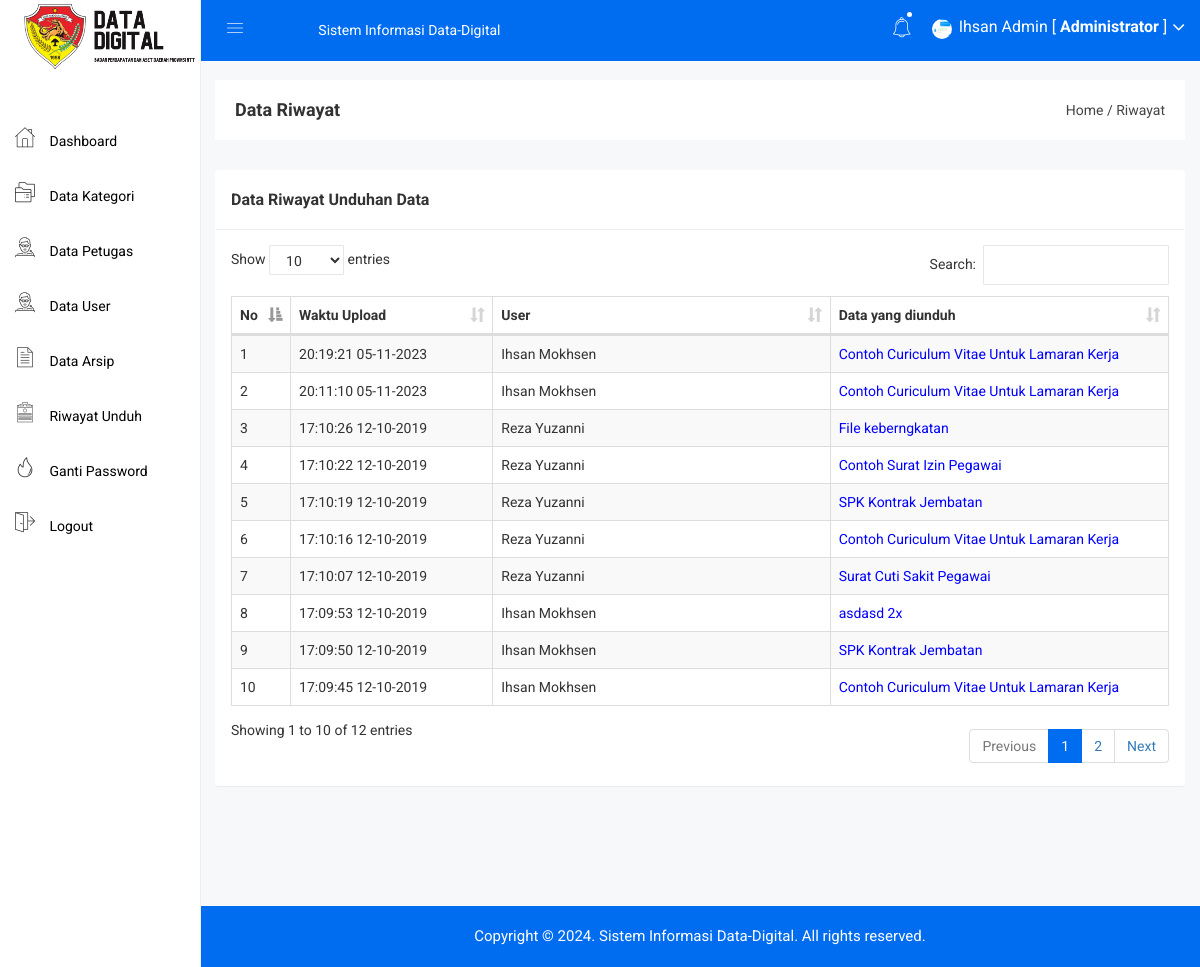
Screenshot of /admin/riwayat.php (signed in) with the database file from the repository.
### tables this page shows
CREATE TABLE IF NOT EXISTS `riwayat` (
  `riwayat_id` int(11) NOT NULL AUTO_INCREMENT,
  `riwayat_waktu` datetime NOT NULL,
  `riwayat_user` int(11) NOT NULL,
  `riwayat_arsip` int(11) NOT NULL,
  PRIMARY KEY (`riwayat_id`)
);

CREATE TABLE IF NOT EXISTS `user` (
  `user_id` int(11) NOT NULL AUTO_INCREMENT,
  `user_nama` varchar(100) NOT NULL,
  `user_username` varchar(100) NOT NULL,
  `user_password` varchar(100) NOT NULL,
  `user_foto` varchar(100) DEFAULT NULL,
  PRIMARY KEY (`user_id`)
);

CREATE TABLE IF NOT EXISTS `arsip` (
  `arsip_id` int(11) NOT NULL AUTO_INCREMENT,
  `arsip_waktu_upload` datetime NOT NULL,
  `arsip_petugas` int(11) NOT NULL,
  `arsip_kode` varchar(255) NOT NULL,
  `arsip_nama` varchar(255) NOT NULL,
  `arsip_jenis` varchar(255) NOT NULL,
  `arsip_kategori` int(11) NOT NULL,
  `arsip_keterangan` text NOT NULL,
  `arsip_file` varchar(255) NOT NULL,
  PRIMARY KEY (`arsip_id`)
);

### admin/riwayat.php (the view, shortened to what this page needs)
<?php include 'header.php'; ?>
<div class="breadcome-area">
    <div class="container-fluid">
        <div class="row">
            <div class="col-lg-12 col-md-12 col-sm-12 col-xs-12">
                <div class="breadcome-list">
                    <div class="row">
                        <div class="col-lg-6 col-md-6 col-sm-6 col-xs-12">
                            <div class="breadcome-heading">
                                <h4 style="margin-bottom: 0px">Data Riwayat</h4>
                            </div>
                        </div>
                        <div class="col-lg-6 col-md-6 col-sm-6 col-xs-12">
                            <ul class="breadcome-menu" style="padding-top: 0px">
                                <li><a href="#">Home</a> <span class="bread-slash">/</span></li>
                                <li><span class="bread-blod">Riwayat</span></li>
                            </ul>
                        </div>
                    </div>
                </div>
            </div>
        </div>
    </div>
</div>
<div class="container-fluid">
    <div class="panel panel">
        <div class="panel-heading">
            <h3 class="panel-title">Data Riwayat Unduhan Data</h3>
        </div>
        <div class="panel-body">
            <table id="table" class="table table-bordered table-striped table-hover table-datatable">
                <thead>
                    <tr>
                        <th width="1%">No</th>
                        <th width="18%">Waktu Upload</th>
                        <th width="30%">User</th>
                        <th width="30%">Data yang diunduh</th>
                    </tr>
                </thead>
                <tbody>
                    <?php
                    include '../koneksi.php';
                    $no = 1;
                    $arsip = mysqli_query($koneksi,"SELECT * FROM riwayat,arsip,user WHERE riwayat_arsip=arsip_id and riwayat_user=user_id ORDER BY riwayat_id DESC");
                    while($p = mysqli_fetch_array($arsip)){
                        ?>
                        <tr>
                            <td><?php echo $no++; ?></td>
                            <td><?php echo date('H:i:s  d-m-Y',strtotime($p['riwayat_waktu'])) ?></td>
                            <td><?php echo $p['user_nama'] ?></td>
                            <td><a style="color: blue" href="arsip_preview.php?id=<?php echo $p['arsip_id']; ?>"><?php echo $p['arsip_nama'] ?></a></td>
                        </tr>
                        <?php
                    }
                    ?>
                </tbody>
            </table>
        </div>
    </div>
</div>
<?php include 'footer.php'; ?>

### admin/header.php (shortened to what this page needs)
<!doctype html>
<html>
<head>
    <link rel="stylesheet" href="../assets/css/bootstrap.min.css">
    <link rel="stylesheet" href="../assets/css/font-awesome.min.css">
    <link rel="stylesheet" href="../assets/css/owl.carousel.css">
    <link rel="stylesheet" href="../assets/css/owl.theme.css">
    <link rel="stylesheet" href="../assets/css/owl.transitions.css">
    <link rel="stylesheet" href="../assets/css/animate.css">
    <link rel="stylesheet" href="../assets/css/normalize.css">
    <link rel="stylesheet" href="../assets/css/meanmenu.min.css">
    <link rel="stylesheet" href="../assets/css/main.css">
    <link rel="stylesheet" href="../assets/css/educate-custon-icon.css">
    <link rel="stylesheet" href="../assets/css/morrisjs/morris.css">
    <link rel="stylesheet" href="../assets/css/scrollbar/jquery.mCustomScrollbar.min.css">
    <link rel="stylesheet" href="../assets/css/metisMenu/metisMenu.min.css">
    <link rel="stylesheet" href="../assets/css/metisMenu/metisMenu-vertical.css">
    <link rel="stylesheet" href="../assets/css/calendar/fullcalendar.min.css">
    <link rel="stylesheet" href="../assets/css/calendar/fullcalendar.print.min.css">
    <link rel="stylesheet" href="../assets/style.css">
    <link rel="stylesheet" href="../assets/css/responsive.css">
    <link rel="stylesheet" href="../assets/css/style.css">
    <link rel="stylesheet" type="text/css" href="../assets/js/DataTables/datatables.css">
    <?php
    include '../koneksi.php';
    ?>
</head>
<body>
    <div class="left-sidebar-pro">
        <nav id="sidebar" class="">
            <div class="sidebar-header">
                <a href="index.html"><img class="main-logo" src="../assets/img/logo/logo4.png" alt="" /></a>
            </div>
            <div class="left-custom-menu-adp-wrap comment-scrollbar">
                <nav class="sidebar-nav left-sidebar-menu-pro" style="margin-top: 30px">
                    <ul class="metismenu" id="menu1">
                        <li class="active">
                            <a href="index.php">
                                <span class="educate-icon educate-home icon-wrap"></span>
                                <span class="mini-click-non">Dashboard</span>
                            </a>
                        </li>
                        <li>
                            <a href="kategori.php" aria-expanded="false"><span class="educate-icon educate-course icon-wrap sub-icon-mg" aria-hidden="true"></span> <span class="mini-click-non">Data Kategori</span></a>
                        </li>
                        <li>
                            <a href="petugas.php" aria-expanded="false"><span class="educate-icon educate-professor icon-wrap sub-icon-mg" aria-hidden="true"></span> <span class="mini-click-non">Data Petugas</span></a>
                        </li>
                        <li>
                            <a href="user.php" aria-expanded="false"><span class="educate-icon educate-professor icon-wrap sub-icon-mg" aria-hidden="true"></span> <span class="mini-click-non">Data User</span></a>
                        </li>
                        <li>
                            <a href="arsip.php" aria-expanded="false"><span class="educate-icon educate-data-table icon-wrap sub-icon-mg" aria-hidden="true"></span> <span class="mini-click-non">Data Arsip</span></a>
                        </li>
                        <li>
                            <a href="riwayat.php" aria-expanded="false"><span class="educate-icon educate-form icon-wrap sub-icon-mg" aria-hidden="true"></span> <span class="mini-click-non">Riwayat Unduh</span></a>
                        </li>
                        <li>
                            <a href="gantipassword.php" aria-expanded="false"><span class="educate-icon educate-danger icon-wrap sub-icon-mg" aria-hidden="true"></span> <span class="mini-click-non">Ganti Password</span></a>
                        </li>
                        <li>
                            <a href="logout.php" aria-expanded="false"><span class="educate-icon educate-pages icon-wrap sub-icon-mg" aria-hidden="true"></span> <span class="mini-click-non">Logout</span></a>
                        </li>
                    </ul>
                </nav>
            </div>
        </nav>
    </div>
    <div class="all-content-wrapper">
        <div class="container-fluid">
            <div class="row">
                <div class="col-lg-12 col-md-12 col-sm-12 col-xs-12">
                    <div class="logo-pro">
                        <a href="index.html"><img class="main-logo" src="../assets/img/logo/logo.png" alt="" /></a>
                    </div>
                </div>
            </div>
        </div>
        <div class="header-advance-area">
            <div class="header-top-area">
                <div class="container-fluid">
                    <div class="row">
                        <div class="col-lg-12 col-md-12 col-sm-12 col-xs-12">
                            <div class="header-top-wraper">
                                <div class="row">
                                    <div class="col-lg-1 col-md-0 col-sm-12 col-xs-12">
                                        <div class="menu-switcher-pro">
                                            <button type="button" id="sidebarCollapse" class="btn bar-button-pro header-drl-controller-btn btn-info navbar-btn">
                                                <i class="educate-icon educate-nav"></i>
                                            </button>
                                        </div>
                                    </div>
                                    <div class="col-lg-5 col-md-6 col-sm-12 col-xs-12">
                                        <div class="header-top-menu tabl-d-n">
                                            <ul class="nav navbar-nav mai-top-nav">
                                                <li class="nav-item"><a href="#" class="nav-link">Sistem Informasi Data-Digital</a></li>
                                            </ul>
                                        </div>
                                    </div>
                                    <div class="col-lg-6 col-md-6 col-sm-12 col-xs-12">
                                        <div class="header-right-info">
                                            <ul class="nav navbar-nav mai-top-nav header-right-menu">
                                                <li class="nav-item">
                                                    <a href="#" data-toggle="dropdown" role="button" aria-expanded="false" class="nav-link dropdown-toggle"><i class="educate-icon educate-bell" aria-hidden="true"></i><span class="indicator-nt"></span></a>
                                            </li>
                                            <li class="nav-item">
                                                <a href="#" data-toggle="dropdown" role="button" aria-expanded="false" class="nav-link dropdown-toggle">
                                                    <?php
                                                    $id_admin = $_SESSION['id'];
                                                    $profil = mysqli_query($koneksi,"select * from admin where admin_id='$id_admin'");
                                                    $profil = mysqli_fetch_assoc($profil);
                                                    if($profil['admin_foto'] == ""){
                                                      ?>
                                                      <img src="../gambar/sistem/user.png" style="width: 20px;height: 20px">
                                                  <?php }else{ ?>
                                                    <img src="../gambar/admin/<?php echo $profil['admin_foto'] ?>" style="width: 20px;height: 20px">
                                                <?php } ?>
                                                <span class="admin-name"><?php echo $_SESSION['nama']; ?> [ <b>Administrator</b> ]</span>
                                                <i class="fa fa-angle-down edu-icon edu-down-arrow"></i>
                                            </a>
                                        </li>
                                    </ul>
                                </div>
                            </div>
                        </div>
                    </div>
                </div>
            </div>
        </div>
    </div>
</div>

### assets/css/main.css (style rules this page uses)
html { color: #222; font-size: 1em; line-height: 1.4; }
audio, canvas, iframe, img, svg, video { vertical-align: middle; }

### assets/css/metisMenu/metisMenu-vertical.css (style rules this page uses)
.sidebar-nav { background: #fff; }
.sidebar-nav ul { padding: 0; margin: 0; list-style: none; background: #f5f5f5; }
.sidebar-nav .metismenu { background: #fff; display: -webkit-box; display: -ms-flexbox; display: flex; -webkit-box-orient: vertical; -webkit-box-direction: normal; -ms-flex-direction: column; flex-direction: column; }
.sidebar-nav .metismenu li + li { margin-top: 5px; }
.sidebar-nav .metismenu li:last-child { margin-bottom: 5px; }
.sidebar-nav .metismenu > li { display: -webkit-box; display: -ms-flexbox; display: flex; -webkit-box-orient: vertical; -webkit-box-direction: normal; -ms-flex-direction: column; flex-direction: column; position: relative; }
.sidebar-nav .metismenu a { position: relative; display: block; padding: 13px 15px; color: #444; outline-width: 0; transition: all .3s ease-out; font-size:16px; font-weight:400; }
.sidebar-nav .metismenu li .icon-wrap { margin-right:5px; font-size:20px; color:#303030; }
.sidebar-nav .metismenu li .sub-icon-mg { margin-right:5px; font-size:16px; }

### assets/css/style.css (style rules this page uses)
.panel-heading { padding: 20px 15px; border-bottom: 1px solid #ececec; }
.sidebar-nav .metismenu a { position: relative; display: block; padding: 13px 15px; color: #000; outline-width: 0; transition: all .3s ease-out; font-size: 14px; font-weight: 400; }
.sidebar-nav .metismenu a > .icon-wrap { font-size: 20px; margin-right: 11px; }
#sidebar { border-right: 1px solid #eee; }
.all-content-wrapper { min-height: 500px; }
td { vertical-align: middle !important; }

### assets/js/DataTables/datatables.css (style rules this page uses)
table.dataTable { clear: both; margin-top: 6px !important; margin-bottom: 6px !important; max-width: none !important; border-collapse: separate !important; }
table.dataTable td, table.dataTable th { -webkit-box-sizing: content-box; box-sizing: content-box; }
table.dataTable thead > tr > th.sorting_asc, table.dataTable thead > tr > th.sorting_desc, table.dataTable thead > tr > th.sorting, table.dataTable thead > tr > td.sorting_asc, table.dataTable thead > tr > td.sorting_desc, table.dataTable thead > tr > td.sorting { padding-right: 30px; }
table.dataTable thead .sorting, table.dataTable thead .sorting_asc, table.dataTable thead .sorting_desc, table.dataTable thead .sorting_asc_disabled, table.dataTable thead .sorting_desc_disabled { cursor: pointer; position: relative; }
table.dataTable thead .sorting:after, table.dataTable thead .sorting_asc:after, table.dataTable thead .sorting_desc:after, table.dataTable thead .sorting_asc_disabled:after, table.dataTable thead .sorting_desc_disabled:after { position: absolute; bottom: 8px; right: 8px; display: block; font-family: 'Glyphicons Halflings'; opacity: 0.5; }
table.dataTable thead .sorting:after { opacity: 0.2; content: "\e150"; }
table.dataTable thead .sorting_asc:after { content: "\e155"; }
table.table-bordered.dataTable th, table.table-bordered.dataTable td { border-left-width: 0; }
table.table-bordered.dataTable th:last-child, table.table-bordered.dataTable th:last-child, table.table-bordered.dataTable td:last-child, table.table-bordered.dataTable td:last-child { border-right-width: 0; }
table.table-bordered.dataTable tbody th, table.table-bordered.dataTable tbody td { border-bottom-width: 0; }

### rows the page displays
riwayat: riwayat_waktu "20:19:21 05-11-2023", user.user_nama "Ihsan Mokhsen", arsip.arsip_nama "Contoh Curiculum Vitae Untuk Lamaran Kerja"
riwayat: riwayat_waktu "20:11:10 05-11-2023", user.user_nama "Ihsan Mokhsen", arsip.arsip_nama "Contoh Curiculum Vitae Untuk Lamaran Kerja"
riwayat: riwayat_waktu "17:10:26 12-10-2019", user.user_nama "Reza Yuzanni", arsip.arsip_nama "File keberngkatan"
riwayat: riwayat_waktu "17:10:22 12-10-2019", user.user_nama "Reza Yuzanni", arsip.arsip_nama "Contoh Surat Izin Pegawai"
riwayat: riwayat_waktu "17:10:19 12-10-2019", user.user_nama "Reza Yuzanni", arsip.arsip_nama "SPK Kontrak Jembatan"
riwayat: riwayat_waktu "17:10:16 12-10-2019", user.user_nama "Reza Yuzanni", arsip.arsip_nama "Contoh Curiculum Vitae Untuk Lamaran Kerja"
riwayat: riwayat_waktu "17:10:07 12-10-2019", user.user_nama "Reza Yuzanni", arsip.arsip_nama "Surat Cuti Sakit Pegawai"
riwayat: riwayat_waktu "17:09:53 12-10-2019", user.user_nama "Ihsan Mokhsen", arsip.arsip_nama "asdasd 2x"
riwayat: riwayat_waktu "17:09:50 12-10-2019", user.user_nama "Ihsan Mokhsen", arsip.arsip_nama "SPK Kontrak Jembatan"
riwayat: riwayat_waktu "17:09:45 12-10-2019", user.user_nama "Ihsan Mokhsen", arsip.arsip_nama "Contoh Curiculum Vitae Untuk Lamaran Kerja"

### other values shown
$_SESSION['nama'] "Ihsan Admin"
